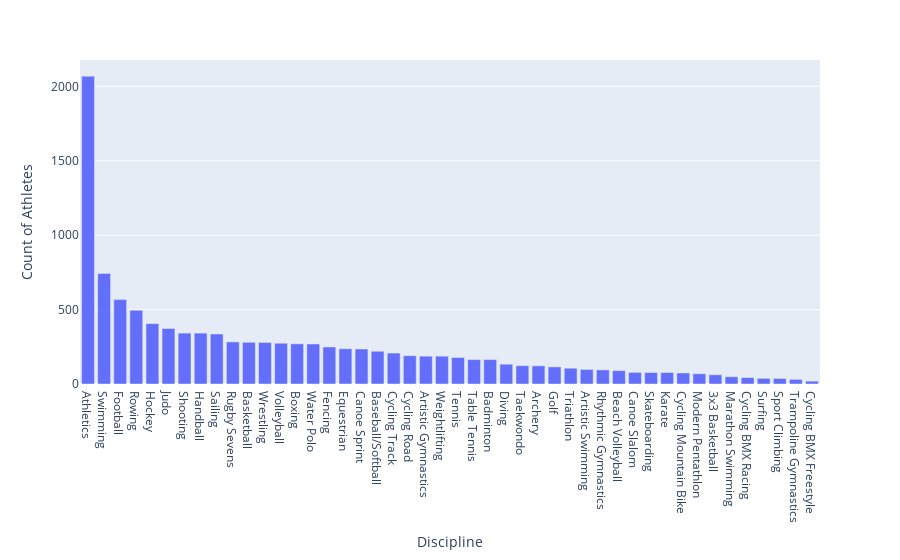

Notebook source saved alongside this figure:
### Code cell
#Distribution of Athletes across different Sports
num_athletes_sportwise = athletes.pivot_table(index ='Discipline',values='Name',aggfunc=pd.Series.nunique)
num_athletes_sportwise.reset_index(inplace = True)
num_athletes_sportwise.rename(columns = {'Name':'Count of Athletes'}, inplace = True)
num_athletes_sportwise.sort_values(by =['Count of Athletes'],ascending=False, inplace = True)
fig = px.bar(num_athletes_sportwise,x = 'Discipline', y='Count of Athletes' )
fig.show()

### Figure 1 — Plotly figure (JSON) as saved in the notebook; plotly's stock layout.template omitted (floating-point values rounded to 4 significant figures)
{"data": [{"alignmentgroup": "True", "hovertemplate": "Discipline=%{x}<br>Count of Athletes=%{y}<extra></extra>", "legendgroup": "", "marker": {"color": "#636efa", "pattern": {"shape": ""}}, "name": "", "offsetgroup": "", "orientation": "v", "showlegend": false, "textposition": "auto", "type": "bar", "x": ["Athletics", "Swimming", "Football", "Rowing", "Hockey", "Judo", "Shooting", "Handball", "Sailing", "Rugby Sevens", "Basketball", "Wrestling", "Volleyball", "Boxing", "Water Polo", "Fencing", "Equestrian", "Canoe Sprint", "Baseball/Softball", "Cycling Track", "Cycling Road", "Artistic Gymnastics", "Weightlifting", "Tennis", "Table Tennis", "Badminton", "Diving", "Taekwondo", "Archery", "Golf", "Triathlon", "Artistic Swimming", "Rhythmic Gymnastics", "Beach Volleyball", "Canoe Slalom", "Skateboarding", "Karate", "Cycling Mountain Bike", "Modern Pentathlon", "3x3 Basketball", "Marathon Swimming", "Cycling BMX Racing", "Surfing", "Sport Climbing", "Trampoline Gymnastics", "Cycling BMX Freestyle"], "xaxis": "x", "y": [2068, 743, 567, 496, 406, 373, 342, 342, 336, 283, 280, 279, 274, 270, 269, 249, 237, 235, 220, 208, 190, 187, 187, 178, 164, 164, 133, 123, 122, 115, 106, 98, 95, 90, 78, 77, 77, 74, 69, 62, 49, 43, 38, 37, 31, 19], "yaxis": "y"}], "layout": {"barmode": "relative", "legend": {"tracegroupgap": 0}, "margin": {"t": 60}, "xaxis": {"anchor": "y", "domain": [0, 1], "title": {"text": "Discipline"}}, "yaxis": {"anchor": "x", "domain": [0, 1], "title": {"text": "Count of Athletes"}}}}
